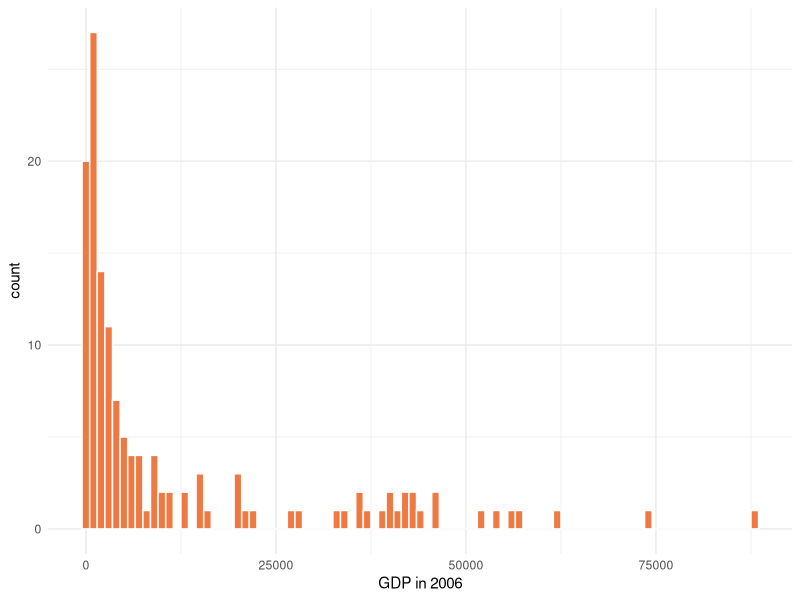
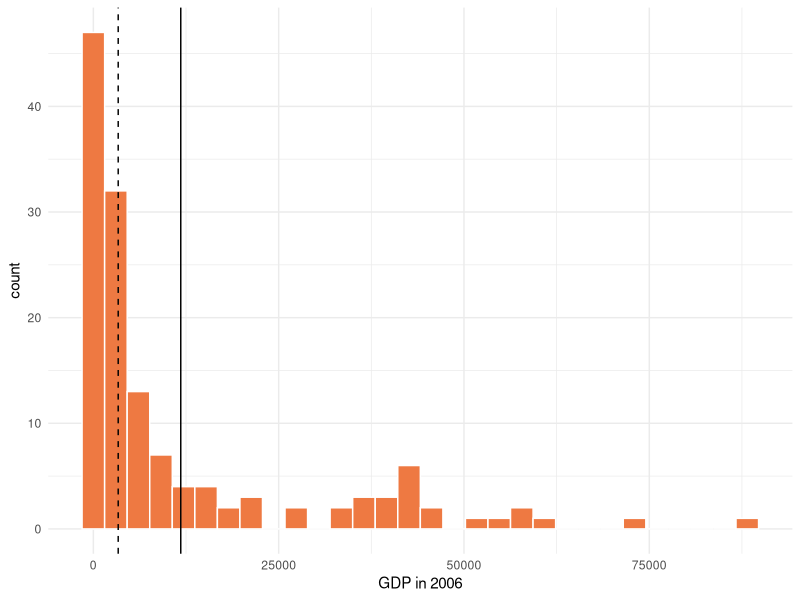
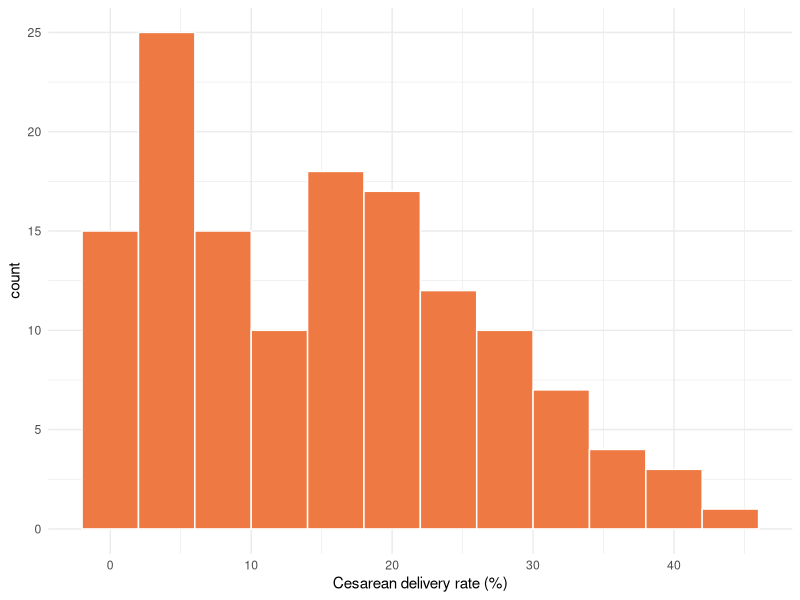
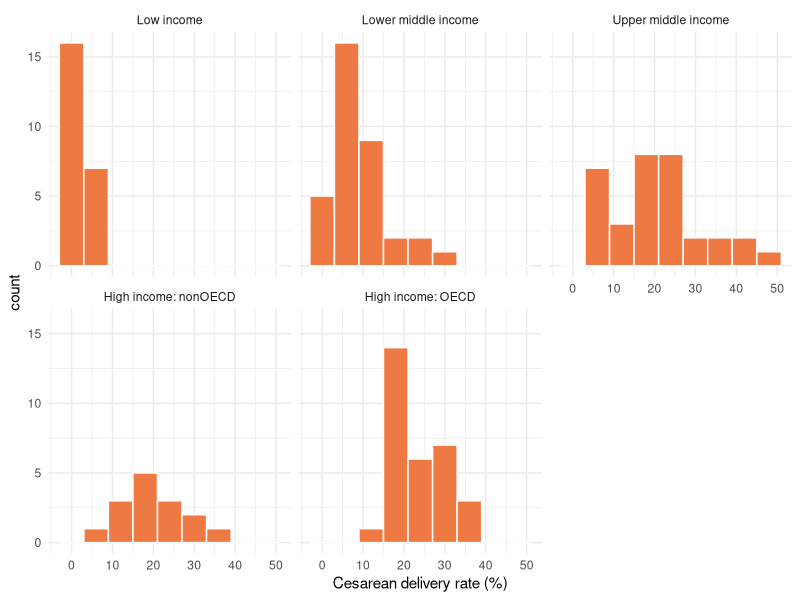
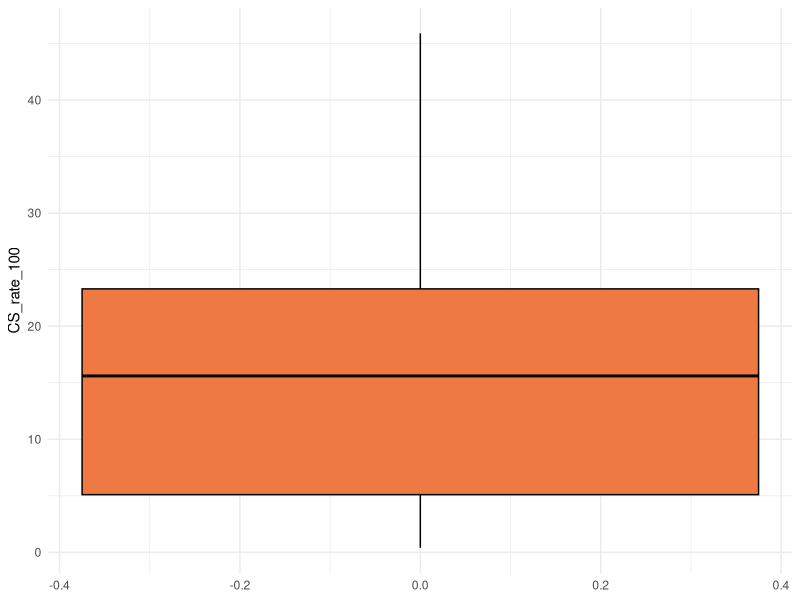
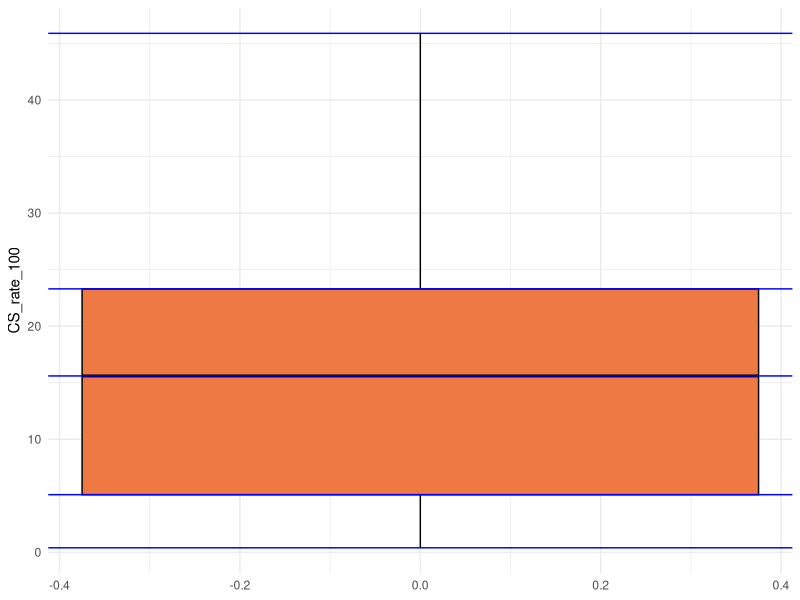
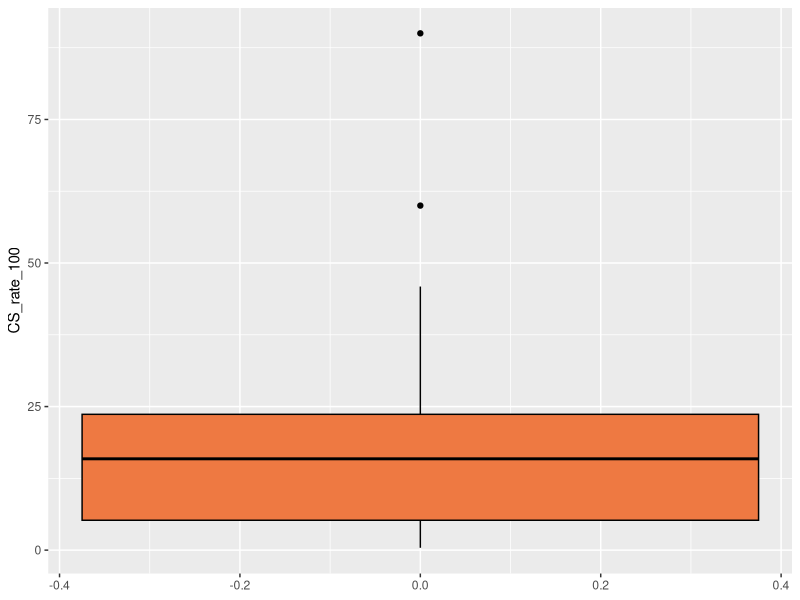

Here is the R script that generated these plots, in order:
## ---- chunk 1
library(readr)
library(dplyr)
library(ggplot2)
## ---- chunk 2
CS_data <- read_csv("./Data/Cesarean.csv")

# this code reorders the Factor variable `Income_Group` in the 
# order specified in this function. This will affect the order the ggplot
# panels are shown in question 8 when we use `facet_wrap()`.
CS_data$Income_Group <- forcats::fct_relevel(CS_data$Income_Group, 
                                            "Low income", "Lower middle income", 
                                            "Upper middle income", "High income: nonOECD", 
                                            "High income: OECD")

CS_data_new <- CS_data %>% mutate(CS_rate_100 = CS_rate*100)
## ---- chunk 3
rm(CS_data_new) #first, remove using rm() CS_data_new from the environment
CS_data %>% mutate(CS_rate_100 = CS_rate*100) #re-run code without assignment
names(CS_data)
## ---- chunk 4
CS_data <- CS_data %>% mutate(CS_rate_100 = CS_rate*100)
## ---- chunk 5
ggplot(data = CS_data, aes(x = GDP_2006)) +
  geom_histogram(col = "white", fill = "sienna2", binwidth = 1000) + 
  xlab("GDP in 2006") +
  theme_minimal() 
## ---- chunk 6
GDP_summary <- CS_data %>% summarize(mean_GDP = mean(GDP_2006))
GDP_summary
## ---- chunk 7
#solution [1 mark]
GDP_summary <- CS_data %>% summarize(mean_GDP = mean(GDP_2006), 
                                     median_GDP = median(GDP_2006))
GDP_summary
## ---- chunk 8
# Expected solution [2 marks, where 1 point given for each line at the correct spot.]
ggplot(data = CS_data, aes(x = GDP_2006)) +
  geom_histogram(col = "white", fill = "sienna2") + 
  xlab("GDP in 2006") +
  theme_minimal() +
  geom_vline(aes(xintercept = 11790.67), lty=1) + 
  geom_vline(aes(xintercept = 3351.305), lty=2) 
## ---- chunk 9
ggplot(data = CS_data, aes(x = CS_rate_100)) +
  geom_histogram(binwidth = 4, col = "white", fill = "sienna2") + 
  xlab("Cesarean delivery rate (%)") +
  theme_minimal()
## ---- chunk 10
#solution [1 mark for correct facet_wrap statement, facet_grid(. ~ Income_Group)
# or facet_grid(Income_Group ~ .) is also fine.]
ggplot(data = CS_data, aes(x = CS_rate_100)) +
  geom_histogram(binwidth = 6, col = "white", fill = "sienna2") + 
  xlab("Cesarean delivery rate (%)") +
  theme_minimal() + 
  facet_wrap(~ Income_Group)
## ---- chunk 11
#solution [2 marks, 1 for each mean() and median() being calculated correctly]
CS_summary <- CS_data %>% summarize(mean_CS = mean(CS_rate_100),
                                    median_CS = median(CS_rate_100))

CS_summary
## ---- chunk 12
#solution [2 marks: set the correct y aes and used geom_boxplot to render a box plot. 
#Don't need to worry about the col, fill, or theme settings.]
ggplot(data = CS_data, aes(y = CS_rate_100)) +
  geom_boxplot(col = "black", fill = "sienna2") +
  theme_minimal()
## ---- chunk 13
#solution [2.5 marks: 0.5 mark for each of min(), Q1()... calculated correctly]
five_num_summary <- CS_data %>% summarize(
  min = min(CS_rate_100),
  Q1 = quantile(CS_rate_100, 0.25),
  median = median(CS_rate_100),
  Q3 = quantile(CS_rate_100, 0.75),
  max = max(CS_rate_100)
)

five_num_summary
## ---- chunk 14
#solution [2 marks, 0.5 mark for each 5.1, 15.6, 23.3, and 45.9 being added]
ggplot(data = CS_data, aes(y = CS_rate_100)) +
  geom_boxplot(col = "black", fill = "sienna2") +
  theme_minimal() + 
  geom_hline(aes(yintercept = 0.4), col = "blue") + 
  geom_hline(aes(yintercept = 5.1), col = "blue") +
  geom_hline(aes(yintercept = 15.6), col = "blue") +
  geom_hline(aes(yintercept = 23.3), col = "blue") +
  geom_hline(aes(yintercept = 45.9), col = "blue") 
## ---- chunk 15
out_data <- tibble::tribble(
  ~Country_Name, ~CS_rate_100,
  "Point 1", 90,
  "Point 2", 60
)

CS_data_plus_2 <- dplyr::full_join(CS_data, out_data)

ggplot(data = CS_data_plus_2, aes(y = CS_rate_100)) +
  geom_boxplot(col = "black", fill = "sienna2") 
## ---- chunk 16
five_num_summary_new <- CS_data_plus_2 %>% summarize(
  min = min(CS_rate_100),
  Q1 = quantile(CS_rate_100, 0.25),
  median = median(CS_rate_100),
  Q3 = quantile(CS_rate_100, 0.75),
  max = max(CS_rate_100)
)
